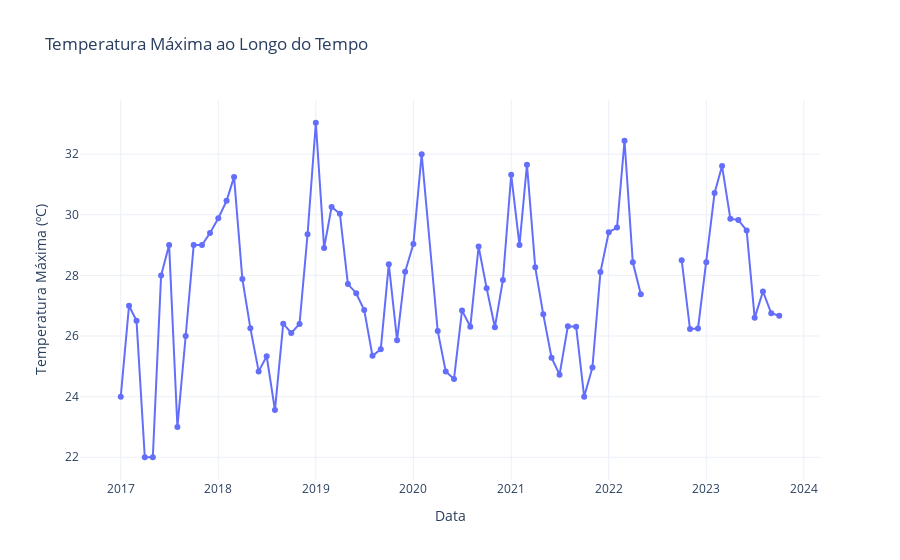

This figure's notebook cell:
### Code cell
fig2 = go.Figure()
fig2.add_trace(go.Scatter(x=df_temperatura3.index, y=df_temperatura3['TEMP MAX (ºC)'], mode='lines+markers', name='Temp Max (ºC)'))
fig2.update_layout(title='Temperatura Máxima ao Longo do Tempo', xaxis_title='Data', yaxis_title='Temperatura Máxima (ºC)', template='plotly_white')
fig2.show()

### Figure 1 — Plotly figure (JSON) as saved in the notebook; plotly's stock layout.template omitted (floating-point values rounded to 4 significant figures)
{"data": [{"mode": "lines+markers", "name": "Temp Max (ºC)", "type": "scatter", "x": ["2017-01", "2017-02", "2017-03", "2017-04", "2017-05", "2017-06", "2017-07", "2017-08", "2017-09", "2017-10", "2017-11", "2017-12", "2018-01", "2018-02", "2018-03", "2018-04", "2018-05", "2018-06", "2018-07", "2018-08", "2018-09", "2018-10", "2018-11", "2018-12", "2019-01", "2019-02", "2019-03", "2019-04", "2019-05", "2019-06", "2019-07", "2019-08", "2019-09", "2019-10", "2019-11", "2019-12", "2020-01", "2020-02", "2020-04", "2020-05", "2020-06", "2020-07", "2020-08", "2020-09", "2020-10", "2020-11", "2020-12", "2021-01", "2021-02", "2021-03", "2021-04", "2021-05", "2021-06", "2021-07", "2021-08", "2021-09", "2021-10", "2021-11", "2021-12", "2022-01", "2022-02", "2022-03", "2022-04", "2022-05", "2022-07", "2022-10", "2022-11", "2022-12", "2023-01", "2023-02", "2023-03", "2023-04", "2023-05", "2023-06", "2023-07", "2023-08", "2023-09", "2023-10"], "y": [24, 27, 26.5, 22, 22, 28, 29, 23, 26, 29, 29, 29.4, 29.88, 30.46, 31.25, 27.88, 26.26, 24.83, 25.33, 23.56, 26.41, 26.1, 26.4, 29.35, 33.04, 28.91, 30.26, 30.04, 27.71, 27.41, 26.86, 25.35, 25.57, 28.37, 25.86, 28.12, 29.04, 32, 26.17, 24.83, 24.58, 26.85, 26.3, 28.95, 27.58, 26.29, 27.85, 31.32, 29, 31.66, 28.27, 26.72, 25.29, 24.72, 26.32, 26.31, 24, 24.96, 28.11, 29.43, 29.58, 32.44, 28.43, 27.38, null, 28.5, 26.23, 26.25, 28.43, 30.72, 31.61, 29.87, 29.83, 29.48, 26.6, 27.47, 26.75, 26.67]}], "layout": {"title": {"text": "Temperatura Máxima ao Longo do Tempo"}, "xaxis": {"title": {"text": "Data"}}, "yaxis": {"title": {"text": "Temperatura Máxima (ºC)"}}}}
